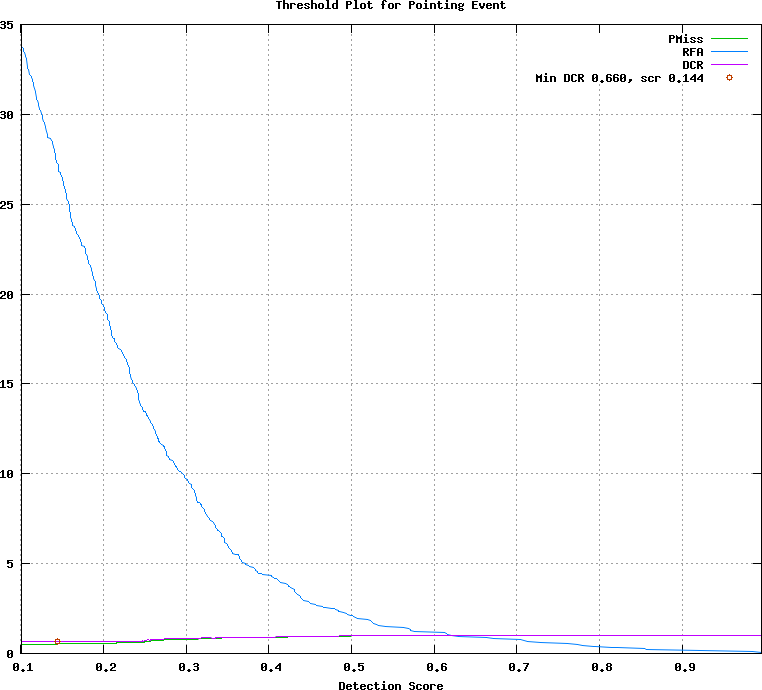

Source code (gnuplot):
## GNUPLOT command file
set terminal postscript color
set style data lines
set title 'Threshold Plot for Pointing Event'
set xlabel 'Detection Score'
set grid
set size ratio 0.85
plot [0.101000:0.996000]  \
  'test.det.Pointing_Event.dat.1' using 1:4 title 'PMiss' with lines lt 2, \
  'test.det.Pointing_Event.dat.1' using 1:5 title 'RFA' with lines lt 3, \
  'test.det.Pointing_Event.dat.1' using 1:6 title 'DCR' with lines lt 4, \
  'test.det.Pointing_Event.dat.2' using 1:2 title 'Min DCR 0.660, scr 0.144' with points lt 6
